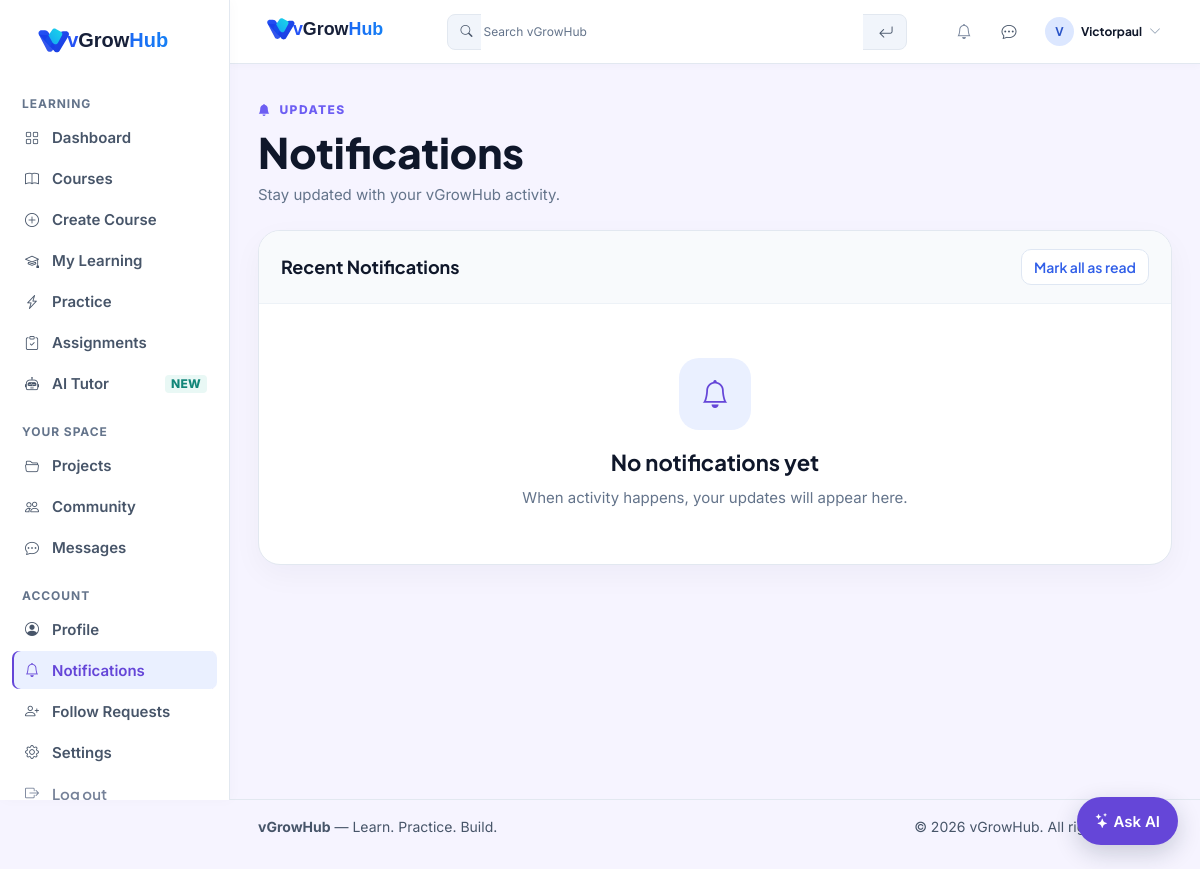
Page /notifications/ (signed in) on the earlier database version.
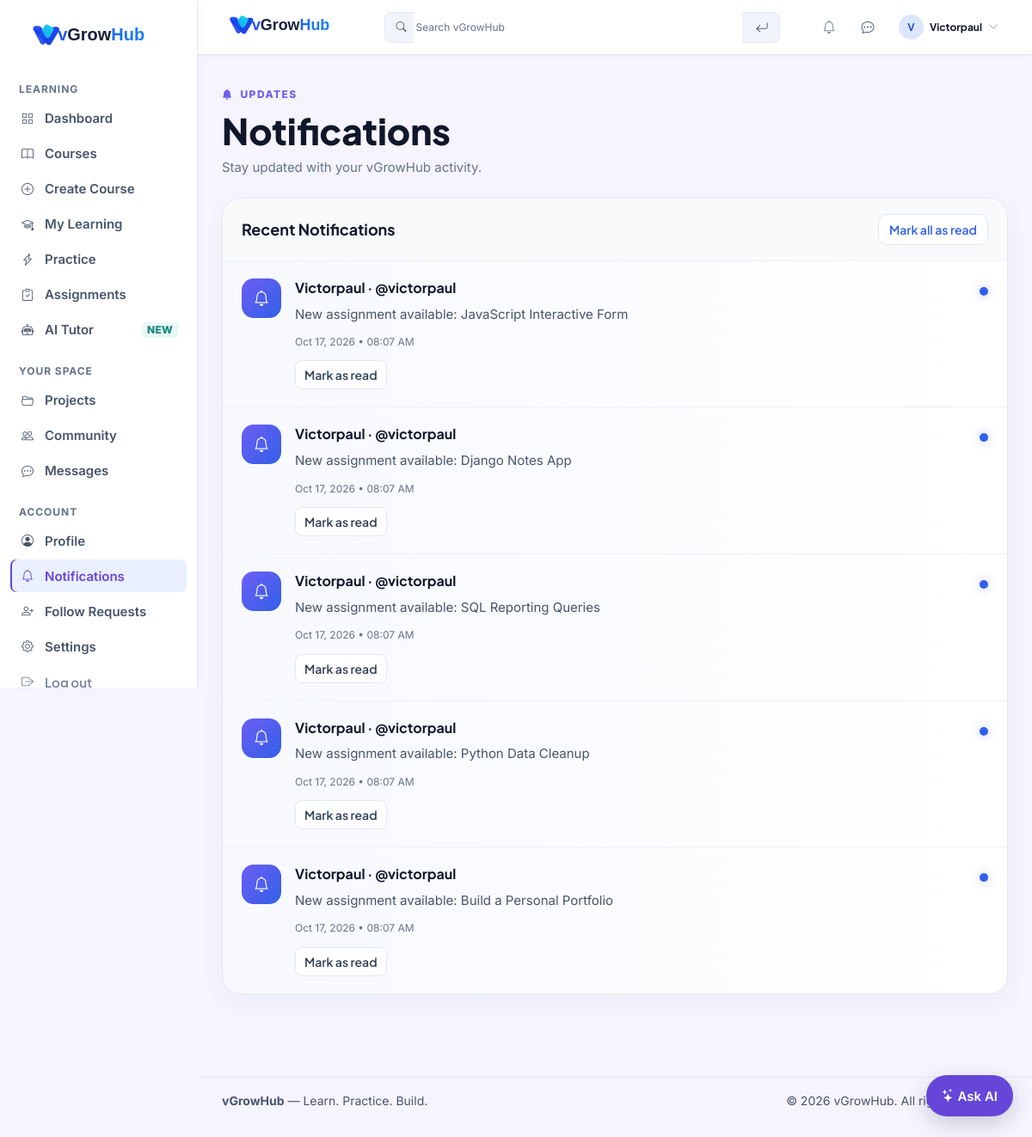
Same page on the later database version.
### blog/models.py (models this page shows, shortened)
class Notification(models.Model):
    NOTIFICATION_TYPES = [
        ("FOLLOW_REQUEST", "Follow Request"),
        ("FOLLOW_ACCEPTED", "Follow Accepted"),
        ("FOLLOW_REJECTED", "Follow Rejected"),
        ("FOLLOW_BACK", "Follow Back"),
        ("COMMUNITY_REPLY", "Community Reply"),
        ("ASSIGNMENT_NEW", "New assignment"),
        ("ASSIGNMENT_DUE", "Assignment due soon"),
        ("ASSIGNMENT_EVALUATED", "Assignment evaluated"),
        ("COLLABORATOR_REQUEST", "Project collaboration request"),
        ("COLLABORATOR_RESPONSE", "Project collaboration update"),
        ("COMMUNITY_MENTION", "Community mention"),
        ("COMMUNITY_ACCEPTED", "Accepted answer"),
        ("NEW_FOLLOWER", "New Follower"),
        ("MESSAGE_REQUEST", "Message Request"),
        ("DAILY_LEADER", "Daily Leader"),
        ("LEVEL_UP", "Level Up"),
        ("PAYMENT_SUCCESS", "Payment successful"),
    ]
    recipient = models.ForeignKey(
        User,
        on_delete=models.CASCADE,
        related_name="notifications"
    )
    sender = models.ForeignKey(
        User,
        on_delete=models.CASCADE,
        related_name="sent_notifications"
    )
    community_post = models.ForeignKey(
        CommunityPost,
        on_delete=models.CASCADE,
        null=True,
        blank=True,
        related_name="notifications",
    )
    notification_type = models.CharField(
        max_length=30,
        choices=NOTIFICATION_TYPES
    )
    message = models.CharField(
        max_length=255
    )
    dedupe_key = models.CharField(max_length=100, blank=True, default='')
    is_read = models.BooleanField(
        default=False
    )
    created_at = models.DateTimeField(
        auto_now_add=True
    )
    class Meta:
        ordering = ["-created_at"]
        indexes = [
            models.Index(fields=('recipient', 'is_read')),
        ]
        constraints = [
            models.UniqueConstraint(
                fields=('recipient', 'notification_type', 'dedupe_key'),
                condition=~models.Q(dedupe_key=''),
                name='unique_notification_dedupe_key',
            ),
        ]

class UserProfile(models.Model):
    GOAL_CHOICES = [
        ('full_stack', 'Python Full Stack Developer'),
        ('django', 'Django Developer'),
        ('data', 'Data Analyst'),
        ('interview', 'Interview Prep'),
        ('web', 'Web Basics'),
    ]
    PLAN_CHOICES = [
        ('free', 'Free'),
        ('premium', 'Premium'),
    ]
    THEME_PREFERENCE_CHOICES = [
        ('light', 'Light'),
        ('dark', 'Dark'),
        ('system', 'System'),
    ]
    user = models.OneToOneField(
        User,
        on_delete=models.CASCADE,
        related_name='profile_data'
    )
    display_name = models.CharField(
        max_length=150,
        blank=True,
        default=''
    )
    headline = models.CharField(max_length=160, blank=True)
    location = models.CharField(max_length=120, blank=True)
    bio = models.TextField(max_length=2000, blank=True)
    skills = models.JSONField(default=list, blank=True)
    github_url = models.URLField(blank=True)
    linkedin_url = models.URLField(blank=True)
    portfolio_url = models.URLField(blank=True)
    profile_banner = models.ImageField(upload_to='profile_banners/', blank=True, null=True)
    font_size = models.CharField(max_length=10, choices=(('small', 'Small'), ('default', 'Default'), ('large', 'Large')), default='default')
    reduce_motion = models.BooleanField(default=False)
    swipe_navigation = models.BooleanField(default=False)
    timezone_name = models.CharField(max_length=64, default='UTC')
    language_preference = models.CharField(max_length=12, default='en')
    notify_follows = models.BooleanField(default=True)
    notify_messages = models.BooleanField(default=True)
    notify_community = models.BooleanField(default=True)
    notify_assignments = models.BooleanField(default=True)
    notify_system = models.BooleanField(default=True)
    email_notifications = models.BooleanField(default=False)
    quiet_hours_start = models.TimeField(null=True, blank=True)
    quiet_hours_end = models.TimeField(null=True, blank=True)
    desktop_notifications = models.BooleanField(default=False)
    plan = models.CharField(
        max_length=10,
        choices=PLAN_CHOICES,
        default='free',
    )
    plan_expires_at = models.DateTimeField(null=True, blank=True)
    subscription_plan = models.ForeignKey(
        SubscriptionPlan,
        on_delete=models.SET_NULL,
        related_name='subscribers',
        null=True,
        blank=True,
    )
    theme_preference = models.CharField(
        max_length=10,
        choices=THEME_PREFERENCE_CHOICES,
        default='light',
    )
    notification_sound = models.BooleanField(default=False)
    message_sound = models.BooleanField(default=False)
    WHO_CAN_MESSAGE_CHOICES = [
        ('everyone', 'Everyone'),
        ('followers', 'People who follow me or whom I follow'),
        ('mutual', 'Mutual followers'),
        ('nobody', 'Nobody'),
    ]
    who_can_message = models.CharField(
        max_length=12,
        choices=WHO_CAN_MESSAGE_CHOICES,
        default='mutual',
    )
    is_online_visible = models.BooleanField(default=True)
    profile_picture = models.ImageField(
        upload_to='profile_pictures/',
        blank=True,
        null=True
    )
    is_private = models.BooleanField(
        default=False
    )
    leaderboard_opt_in = models.BooleanField(default=False)
    show_public_badges = models.BooleanField(default=True)
    is_test_account = models.BooleanField(default=False)
    DAILY_TASK_GOAL_CHOICES = [
        (1, '1 task'),
        (3, '3 tasks'),
        (5, '5 tasks'),
    ]
    daily_task_goal = models.PositiveSmallIntegerField(
        choices=DAILY_TASK_GOAL_CHOICES,
        default=3,
    )
    goal = models.CharField(
        max_length=20,
        choices=GOAL_CHOICES,
        blank=True,
        null=True
    )
    onboarding_completed = models.BooleanField(
        default=True
    )
    is_deactivated = models.BooleanField(
        default=False
    )
    deactivated_at = models.DateTimeField(
        null=True,
        blank=True,
    )
    deletion_requested_at = models.DateTimeField(
        null=True,
        blank=True,
    )
    scheduled_deletion_at = models.DateTimeField(
        null=True,
        blank=True,
    )
    created_at = models.DateTimeField(
        auto_now_add=True
    )
    updated_at = models.DateTimeField(
        auto_now=True
    )

### blog/views.py (the view, shortened to what this page needs)
@login_required
def notifications(request):
    wants_json = request.GET.get('format') == 'json'
    follow_requests_page = (
        request.resolver_match
        and request.resolver_match.url_name == 'follow_requests'
    )
    blocked_user_ids = UserBlock.objects.filter(
        blocker=request.user
    ).values_list('blocked_id', flat=True).union(
        UserBlock.objects.filter(
            blocked=request.user
        ).values_list('blocker_id', flat=True)
    )
    notification_queryset = Notification.objects.filter(
            recipient=request.user,
        ).exclude(
            sender_id__in=blocked_user_ids,
        )
    if follow_requests_page or request.GET.get('filter') == 'follow_requests':
        notification_queryset = notification_queryset.filter(
            notification_type__in=('FOLLOW_REQUEST', 'FOLLOW_BACK'),
        )
    notifications_list = list(notification_queryset.select_related(
            'sender',
            'sender__profile_data',
            'community_post',
        ))
    pending_requests = {}
    for follow_request in FollowRequest.objects.filter(
        receiver=request.user,
        status='PENDING',
    ).order_by('created_at'):
        pending_requests[follow_request.sender_id] = follow_request
    for notification in notifications_list:
        if notification.notification_type in {'FOLLOW_REQUEST', 'FOLLOW_BACK'}:
            pending_request = pending_requests.get(notification.sender_id)
            notification.pending_follow_request = pending_requests.get(
                notification.sender_id
            ) if (
                pending_request
                and notification.created_at >= pending_request.created_at
            ) else None
    return render(request, 'blog/notifications.html', {
        'notifications': notifications_list,
    })

### blog/context_processors.py (called while the page is built)
def unread_message_count(request):
    if not request.user.is_authenticated:
        return {
            "UNREAD_MESSAGE_COUNT": 0
        }
    count = Message.objects.filter(
        Q(conversation__project_owner=request.user) |
        Q(conversation__participant=request.user),
        is_read=False
    ).exclude(
        sender=request.user
    ).count()
    return {
        "UNREAD_MESSAGE_COUNT": count
    }

### blog/device_sessions.py (called while the page is built)
def device_limit_for(user):
    profile = UserProfile.objects.get_or_create(user=user)[0]
    if has_active_premium(user):
        return max(1, int(getattr(settings, 'MAX_DEVICES', 3)))
    return 1

def cleanup_expired_device_sessions():
    expired_keys = Session.objects.filter(
        expire_date__lte=timezone.now(),
    ).values('session_key')
    UserSession.objects.filter(session_key__in=expired_keys).delete()

### blog/models.py (called while the page is built)
    def save(self, *args, **kwargs):
        self.pk = 1
        super().save(*args, **kwargs)
        cache.delete('blog.site_settings')

### templates/blog/notifications.html (shortened to what the changed rows need)
{% extends "blog/base.html" %}
{% load static %}
{% block content %}
<section class="notifications-page">
    <header class="notifications-header">
        <div>
            <h1>{% if follow_requests_page %}Follow Requests{% else %}Notifications{% endif %}</h1>
        </div>
    </header>
    <div class="notification-shell">
        <div class="notification-toolbar">
            <h2>{% if follow_requests_page %}Pending Follow Requests{% else %}Recent Notifications{% endif %}</h2>
        </div>
        {% if follow_requests_page %}
            {% for follow_request in follow_requests %}
            <article class="notification follow-request-item">
                <label><input type="checkbox" name="request_ids" value="{{ follow_request.id }}" form="bulkFollowRequests" aria-label="Select request from @{{ follow_request.sender.username }}"></label>
                <a class="notification-actor-avatar" href="{% url 'blog:user_profile' follow_request.sender.username %}" aria-label="View {{ follow_request.sender.profile_data.display_name|default:follow_request.sender.username }}'s profile">
                    {% if follow_request.sender.profile_data.profile_picture %}
                    <img class="notification-icon" src="{{ follow_request.sender.profile_data.profile_picture.url }}" alt="" aria-hidden="true" style="object-fit:cover;">
                    {% else %}
                    <span class="notification-icon" aria-hidden="true">{{ follow_request.sender.username|first|upper }}</span>
                    {% endif %}
                </a>
                <div class="notification-content">
                    <h3><a href="{% url 'blog:user_profile' follow_request.sender.username %}">{{ follow_request.sender.profile_data.display_name|default:follow_request.sender.username }} · @{{ follow_request.sender.username|lower }}</a></h3>
                    <span class="notification-type-label">Follow Request</span>
                    <p>{{ follow_request.sender.profile_data.display_name|default:follow_request.sender.username }} wants to follow you.</p>
                    <div class="notification-time">{{ follow_request.created_at|date:"M d, Y • h:i A" }}</div>
                    <div class="notification-actions">
                        <form method="post" action="{% url 'blog:accept_follow_request' follow_request.id %}">{% csrf_token %}<input type="hidden" name="return_to" value="follow_requests"><button type="submit">Accept</button></form>
                        <form method="post" action="{% url 'blog:reject_follow_request' follow_request.id %}">{% csrf_token %}<input type="hidden" name="return_to" value="follow_requests"><button type="submit">Reject</button></form>
                    </div>
                </div>
            </article>
            {% empty %}
            <div class="empty-state">
                <div class="empty-icon"><i class="bi bi-person-plus"></i></div>
                <h3>No pending follow requests</h3>
                <p>New requests will appear here.</p>
            </div>
            {% endfor %}
        {% elif notifications %}
            {% for notification in notifications %}
            <article class="notification {% if not notification.is_read %}unread{% endif %}"
                data-notification-id="{{ notification.id }}">
                <a class="notification-actor-avatar" href="{% if notification.notification_type == 'FOLLOW_REQUEST' or notification.notification_type == 'FOLLOW_BACK' %}{% url 'blog:follow_requests' %}{% elif notification.notification_type == 'MESSAGE_REQUEST' %}{% url 'blog:messages' %}?tab=requests{% elif notification.notification_type == 'MESSAGE' %}{% url 'blog:messages' %}{% else %}{% url 'blog:user_profile' notification.sender.username %}{% endif %}" aria-label="View {{ notification.sender.profile_data.display_name|default:notification.sender.username }}'s profile">
                    {% if notification.sender.profile_data.profile_picture %}
                        <img class="notification-icon" src="{{ notification.sender.profile_data.profile_picture.url }}" alt="" aria-hidden="true" style="object-fit:cover;">
                    {% else %}
                        <div class="notification-icon" aria-hidden="true">
                            {% if notification.notification_type == 'FOLLOW_REQUEST' %}
                                <i class="bi bi-person-plus"></i>
                            {% elif notification.notification_type == 'FOLLOW_ACCEPTED' %}
                                <i class="bi bi-person-check"></i>
                            {% elif notification.notification_type == 'FOLLOW_REJECTED' %}
                                <i class="bi bi-person-x"></i>
                            {% else %}
                                <i class="bi bi-bell"></i>
                            {% endif %}
                        </div>
                    {% endif %}
                </a>
                <div class="notification-content">
                    <h3>
                        <a href="{% if notification.notification_type == 'FOLLOW_REQUEST' or notification.notification_type == 'FOLLOW_BACK' %}{% url 'blog:follow_requests' %}{% elif notification.notification_type == 'MESSAGE_REQUEST' %}{% url 'blog:messages' %}?tab=requests{% elif notification.notification_type == 'MESSAGE' %}{% url 'blog:messages' %}{% elif notification.community_post %}{% url 'blog:community_post_detail' notification.community_post.pk %}{% elif notification.notification_type == 'COURSE' %}{% url 'blog:blogpage' %}{% else %}{% url 'blog:user_profile' notification.sender.username %}{% endif %}">
                            {{ notification.sender.profile_data.display_name|default:notification.sender.username }}
                            · @{{ notification.sender.username|lower }}
                        </a>
                    </h3>
                    <p>{{ notification.message }}</p>
                    <div class="notification-time">{{ notification.created_at|date:"M d, Y • h:i A" }}</div>
                    <div class="notification-actions">
                        {% if not notification.is_read %}
                        <form method="post" action="{% url 'blog:notifications' %}">
                            <button type="submit">Mark as read</button>
                        </form>
                        {% endif %}
                    </div>
                </div>
                {% if not notification.is_read %}<span class="unread-dot" aria-label="Unread notification"></span>{% endif %}
            </article>
            {% endfor %}
        {% else %}
            <div class="empty-state">
                <div class="empty-icon"><i class="bi bi-bell"></i></div>
                <h3>No notifications yet</h3>
                <p>When activity happens, your updates will appear here.</p>
            </div>
        {% endif %}
    </div>
</section>
{% endblock %}

Differences in the rows shown:
added Notification: notification_type "ASSIGNMENT_NEW" (drawn), sender.profile_data.display_name "Victorpaul", sender.username "victorpaul", message "New assignment available: JavaScript Interactive Form", created_at "Oct 17, 2026 • 08:07 AM", is_read False (drawn)
added Notification: notification_type "ASSIGNMENT_NEW" (drawn), sender.profile_data.display_name "Victorpaul", sender.username "victorpaul", message "New assignment available: Django Notes App", created_at "Oct 17, 2026 • 08:07 AM", is_read False (drawn)
added Notification: notification_type "ASSIGNMENT_NEW" (drawn), sender.profile_data.display_name "Victorpaul", sender.username "victorpaul", message "New assignment available: SQL Reporting Queries", created_at "Oct 17, 2026 • 08:07 AM", is_read False (drawn)
added Notification: notification_type "ASSIGNMENT_NEW" (drawn), sender.profile_data.display_name "Victorpaul", sender.username "victorpaul", message "New assignment available: Python Data Cleanup", created_at "Oct 17, 2026 • 08:07 AM", is_read False (drawn)
added Notification: notification_type "ASSIGNMENT_NEW" (drawn), sender.profile_data.display_name "Victorpaul", sender.username "victorpaul", message "New assignment available: Build a Personal Portfolio", created_at "Oct 17, 2026 • 08:07 AM", is_read False (drawn)
Other differences:
text no longer shown: "No notifications yet When activity happens, your updates will appear here."
